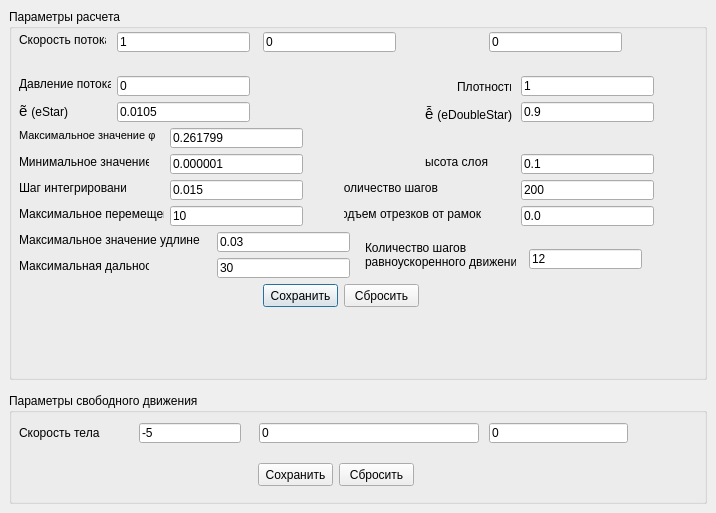
<?xml version="1.0" encoding="UTF-8"?>
<ui version="4.0">
 <class>SolverSettings</class>
 <widget class="QDialog" name="SolverSettings">
  <property name="geometry">
   <rect>
    <x>0</x>
    <y>0</y>
    <width>716</width>
    <height>513</height>
   </rect>
  </property>
  <property name="windowTitle">
   <string>Dialog</string>
  </property>
  <widget class="QGroupBox" name="groupBox_2">
   <property name="geometry">
    <rect>
     <x>9</x>
     <y>9</y>
     <width>698</width>
     <height>371</height>
    </rect>
   </property>
   <property name="title">
    <string>Параметры расчета</string>
   </property>
   <widget class="QLabel" name="label_13">
    <property name="geometry">
     <rect>
      <x>335</x>
      <y>171</y>
      <width>94</width>
      <height>16</height>
     </rect>
    </property>
    <property name="text">
     <string>Количество шагов</string>
    </property>
    <property name="alignment">
     <set>Qt::AlignRight|Qt::AlignTrailing|Qt::AlignVCenter</set>
    </property>
   </widget>
   <widget class="QLineEdit" name="stepsNumLineEdit">
    <property name="geometry">
     <rect>
      <x>512</x>
      <y>171</y>
      <width>133</width>
      <height>20</height>
     </rect>
    </property>
    <property name="text">
     <string>200</string>
    </property>
   </widget>
   <widget class="QLabel" name="label_14">
    <property name="geometry">
     <rect>
      <x>10</x>
      <y>197</y>
      <width>145</width>
      <height>16</height>
     </rect>
    </property>
    <property name="text">
     <string>Максимальное перемещение</string>
    </property>
   </widget>
   <widget class="QLineEdit" name="maxMoveLineEdit">
    <property name="geometry">
     <rect>
      <x>161</x>
      <y>197</y>
      <width>133</width>
      <height>20</height>
     </rect>
    </property>
    <property name="text">
     <string>10</string>
    </property>
   </widget>
   <widget class="QLabel" name="label_17">
    <property name="geometry">
     <rect>
      <x>335</x>
      <y>197</y>
      <width>137</width>
      <height>16</height>
     </rect>
    </property>
    <property name="text">
     <string>Подъем отрезков от рамок</string>
    </property>
    <property name="alignment">
     <set>Qt::AlignRight|Qt::AlignTrailing|Qt::AlignVCenter</set>
    </property>
   </widget>
   <widget class="QLineEdit" name="deltaUpLineEdit">
    <property name="geometry">
     <rect>
      <x>512</x>
      <y>197</y>
      <width>133</width>
      <height>20</height>
     </rect>
    </property>
    <property name="text">
     <string>0.0</string>
    </property>
   </widget>
   <widget class="QLabel" name="label_18">
    <property name="geometry">
     <rect>
      <x>10</x>
      <y>223</y>
      <width>181</width>
      <height>16</height>
     </rect>
    </property>
    <property name="text">
     <string>Максимальное значение удлинения</string>
    </property>
   </widget>
   <widget class="QLineEdit" name="elongationMaxLineEdit">
    <property name="geometry">
     <rect>
      <x>208</x>
      <y>223</y>
      <width>133</width>
      <height>20</height>
     </rect>
    </property>
    <property name="text">
     <string>0.03</string>
    </property>
   </widget>
   <widget class="QLabel" name="label_20">
    <property name="geometry">
     <rect>
      <x>10</x>
      <y>249</y>
      <width>130</width>
      <height>16</height>
     </rect>
    </property>
    <property name="text">
     <string>Максимальная дальность</string>
    </property>
   </widget>
   <widget class="QLineEdit" name="farDistanceLineEdit">
    <property name="geometry">
     <rect>
      <x>208</x>
      <y>249</y>
      <width>133</width>
      <height>20</height>
     </rect>
    </property>
    <property name="text">
     <string>30</string>
    </property>
   </widget>
   <widget class="QPushButton" name="saveSolverSettingsPushButton">
    <property name="geometry">
     <rect>
      <x>254</x>
      <y>275</y>
      <width>75</width>
      <height>23</height>
     </rect>
    </property>
    <property name="text">
     <string>Сохранить</string>
    </property>
   </widget>
   <widget class="QPushButton" name="resetSettingsPushButton">
    <property name="geometry">
     <rect>
      <x>335</x>
      <y>275</y>
      <width>75</width>
      <height>23</height>
     </rect>
    </property>
    <property name="text">
     <string>Сбросить</string>
    </property>
   </widget>
   <widget class="QLabel" name="label_11">
    <property name="geometry">
     <rect>
      <x>416</x>
      <y>145</y>
      <width>63</width>
      <height>16</height>
     </rect>
    </property>
    <property name="text">
     <string>Высота слоя</string>
    </property>
    <property name="alignment">
     <set>Qt::AlignRight|Qt::AlignTrailing|Qt::AlignVCenter</set>
    </property>
   </widget>
   <widget class="QLineEdit" name="gammaMinLineEdit">
    <property name="geometry">
     <rect>
      <x>161</x>
      <y>145</y>
      <width>133</width>
      <height>20</height>
     </rect>
    </property>
    <property name="text">
     <string>0.000001</string>
    </property>
   </widget>
   <widget class="QLineEdit" name="stepLineEdit">
    <property name="geometry">
     <rect>
      <x>161</x>
      <y>171</y>
      <width>133</width>
      <height>20</height>
     </rect>
    </property>
    <property name="text">
     <string>0.015</string>
    </property>
   </widget>
   <widget class="QLineEdit" name="layerHeightLineEdit">
    <property name="geometry">
     <rect>
      <x>512</x>
      <y>145</y>
      <width>133</width>
      <height>20</height>
     </rect>
    </property>
    <property name="text">
     <string>0.1</string>
    </property>
   </widget>
   <widget class="QLabel" name="label_12">
    <property name="geometry">
     <rect>
      <x>10</x>
      <y>171</y>
      <width>107</width>
      <height>16</height>
     </rect>
    </property>
    <property name="text">
     <string>Шаг интегрирования</string>
    </property>
   </widget>
   <widget class="QLabel" name="label_8">
    <property name="geometry">
     <rect>
      <x>416</x>
      <y>96</y>
      <width>90</width>
      <height>18</height>
     </rect>
    </property>
    <property name="text">
     <string>&lt;html&gt;&lt;head/&gt;&lt;body&gt;&lt;p&gt;&lt;span style=&quot; font-size:11pt;&quot;&gt;ễ &lt;/span&gt;&lt;span style=&quot; font-size:9pt;&quot;&gt;(eDoubleStar)&lt;/span&gt;&lt;/p&gt;&lt;/body&gt;&lt;/html&gt;</string>
    </property>
   </widget>
   <widget class="QLineEdit" name="pressureStreamLineEdit">
    <property name="geometry">
     <rect>
      <x>108</x>
      <y>67</y>
      <width>133</width>
      <height>20</height>
     </rect>
    </property>
    <property name="text">
     <string>0</string>
    </property>
   </widget>
   <widget class="QLineEdit" name="fiMaxLineEdit">
    <property name="geometry">
     <rect>
      <x>161</x>
      <y>119</y>
      <width>133</width>
      <height>20</height>
     </rect>
    </property>
    <property name="text">
     <string>0.261799</string>
    </property>
   </widget>
   <widget class="QLineEdit" name="yVelStreamLineEdit">
    <property name="geometry">
     <rect>
      <x>254</x>
      <y>23</y>
      <width>133</width>
      <height>20</height>
     </rect>
    </property>
    <property name="text">
     <string>0</string>
    </property>
   </widget>
   <widget class="QLabel" name="label_10">
    <property name="geometry">
     <rect>
      <x>10</x>
      <y>145</y>
      <width>130</width>
      <height>16</height>
     </rect>
    </property>
    <property name="text">
     <string>Минимальное значение γ </string>
    </property>
   </widget>
   <widget class="QLabel" name="label_9">
    <property name="geometry">
     <rect>
      <x>10</x>
      <y>119</y>
      <width>137</width>
      <height>16</height>
     </rect>
    </property>
    <property name="text">
     <string>&lt;!DOCTYPE HTML PUBLIC &quot;-//W3C//DTD HTML 4.0//EN&quot; &quot;http://www.w3.org/TR/REC-html40/strict.dtd&quot;&gt;
&lt;html&gt;&lt;head&gt;&lt;meta name=&quot;qrichtext&quot; content=&quot;1&quot; /&gt;&lt;style type=&quot;text/css&quot;&gt;
p, li { white-space: pre-wrap; }
&lt;/style&gt;&lt;/head&gt;&lt;body style=&quot; font-family:'MS Shell Dlg 2'; font-size:8pt; font-weight:400; font-style:normal;&quot;&gt;
&lt;p style=&quot; margin-top:12px; margin-bottom:12px; margin-left:0px; margin-right:0px; -qt-block-indent:0; text-indent:0px;&quot;&gt;Максимальное значение φ &lt;/p&gt;&lt;/body&gt;&lt;/html&gt;</string>
    </property>
   </widget>
   <widget class="QLineEdit" name="eDoubleStarLineEdit">
    <property name="geometry">
     <rect>
      <x>512</x>
      <y>93</y>
      <width>133</width>
      <height>20</height>
     </rect>
    </property>
    <property name="text">
     <string>0.9</string>
    </property>
   </widget>
   <widget class="QLineEdit" name="densityLineEdit">
    <property name="geometry">
     <rect>
      <x>512</x>
      <y>67</y>
      <width>133</width>
      <height>20</height>
     </rect>
    </property>
    <property name="text">
     <string>1</string>
    </property>
   </widget>
   <widget class="QLabel" name="label_19">
    <property name="geometry">
     <rect>
      <x>448</x>
      <y>70</y>
      <width>54</width>
      <height>16</height>
     </rect>
    </property>
    <property name="text">
     <string>Плотность</string>
    </property>
   </widget>
   <widget class="QLineEdit" name="zVelStreamLineEdit">
    <property name="geometry">
     <rect>
      <x>480</x>
      <y>23</y>
      <width>133</width>
      <height>20</height>
     </rect>
    </property>
    <property name="text">
     <string>0</string>
    </property>
   </widget>
   <widget class="QLineEdit" name="eStarLineEdit">
    <property name="geometry">
     <rect>
      <x>108</x>
      <y>93</y>
      <width>133</width>
      <height>20</height>
     </rect>
    </property>
    <property name="text">
     <string>0.0105</string>
    </property>
   </widget>
   <widget class="QLabel" name="label_6">
    <property name="geometry">
     <rect>
      <x>10</x>
      <y>23</y>
      <width>87</width>
      <height>16</height>
     </rect>
    </property>
    <property name="text">
     <string>Скорость потока</string>
    </property>
   </widget>
   <widget class="QLabel" name="label_5">
    <property name="geometry">
     <rect>
      <x>10</x>
      <y>67</y>
      <width>92</width>
      <height>16</height>
     </rect>
    </property>
    <property name="text">
     <string>Давление потока </string>
    </property>
   </widget>
   <widget class="QLineEdit" name="xVelStreamLineEdit">
    <property name="geometry">
     <rect>
      <x>108</x>
      <y>23</y>
      <width>133</width>
      <height>20</height>
     </rect>
    </property>
    <property name="text">
     <string>1</string>
    </property>
   </widget>
   <widget class="QLabel" name="label_7">
    <property name="geometry">
     <rect>
      <x>10</x>
      <y>93</y>
      <width>52</width>
      <height>18</height>
     </rect>
    </property>
    <property name="text">
     <string>&lt;html&gt;&lt;head/&gt;&lt;body&gt;&lt;p&gt;&lt;span style=&quot; font-size:11pt;&quot;&gt;ẽ &lt;/span&gt;&lt;span style=&quot; font-size:9pt;&quot;&gt;(eStar)&lt;/span&gt;&lt;/p&gt;&lt;/body&gt;&lt;/html&gt;</string>
    </property>
   </widget>
   <widget class="QLabel" name="label">
    <property name="geometry">
     <rect>
      <x>356</x>
      <y>230</y>
      <width>151</width>
      <height>31</height>
     </rect>
    </property>
    <property name="text">
     <string>Количество шагов 
равноускоренного движения</string>
    </property>
   </widget>
   <widget class="QLineEdit" name="acceleratedStepsNumLineEdit">
    <property name="geometry">
     <rect>
      <x>520</x>
      <y>240</y>
      <width>113</width>
      <height>20</height>
     </rect>
    </property>
    <property name="text">
     <string>12</string>
    </property>
   </widget>
  </widget>
  <widget class="QGroupBox" name="groupBox">
   <property name="geometry">
    <rect>
     <x>9</x>
     <y>393</y>
     <width>698</width>
     <height>111</height>
    </rect>
   </property>
   <property name="title">
    <string>Параметры свободного движения</string>
   </property>
   <widget class="QLineEdit" name="yVelBodyLineEdit">
    <property name="geometry">
     <rect>
      <x>250</x>
      <y>30</y>
      <width>220</width>
      <height>20</height>
     </rect>
    </property>
    <property name="text">
     <string>0</string>
    </property>
   </widget>
   <widget class="QLineEdit" name="xVelBodyLineEdit">
    <property name="geometry">
     <rect>
      <x>130</x>
      <y>30</y>
      <width>102</width>
      <height>20</height>
     </rect>
    </property>
    <property name="text">
     <string>-5</string>
    </property>
   </widget>
   <widget class="QLineEdit" name="zVelBodyLineEdit">
    <property name="geometry">
     <rect>
      <x>480</x>
      <y>30</y>
      <width>139</width>
      <height>20</height>
     </rect>
    </property>
    <property name="text">
     <string>0</string>
    </property>
   </widget>
   <widget class="QLabel" name="label_15">
    <property name="geometry">
     <rect>
      <x>10</x>
      <y>30</y>
      <width>92</width>
      <height>20</height>
     </rect>
    </property>
    <property name="text">
     <string>Скорость тела</string>
    </property>
   </widget>
   <widget class="QPushButton" name="saveFreeMotionSettingsPushButton">
    <property name="geometry">
     <rect>
      <x>249</x>
      <y>70</y>
      <width>75</width>
      <height>23</height>
     </rect>
    </property>
    <property name="text">
     <string>Сохранить</string>
    </property>
   </widget>
   <widget class="QPushButton" name="resetFreeMotionSettingsPushButton">
    <property name="geometry">
     <rect>
      <x>330</x>
      <y>70</y>
      <width>75</width>
      <height>23</height>
     </rect>
    </property>
    <property name="text">
     <string>Сбросить</string>
    </property>
   </widget>
  </widget>
 </widget>
 <resources/>
 <connections/>
</ui>
